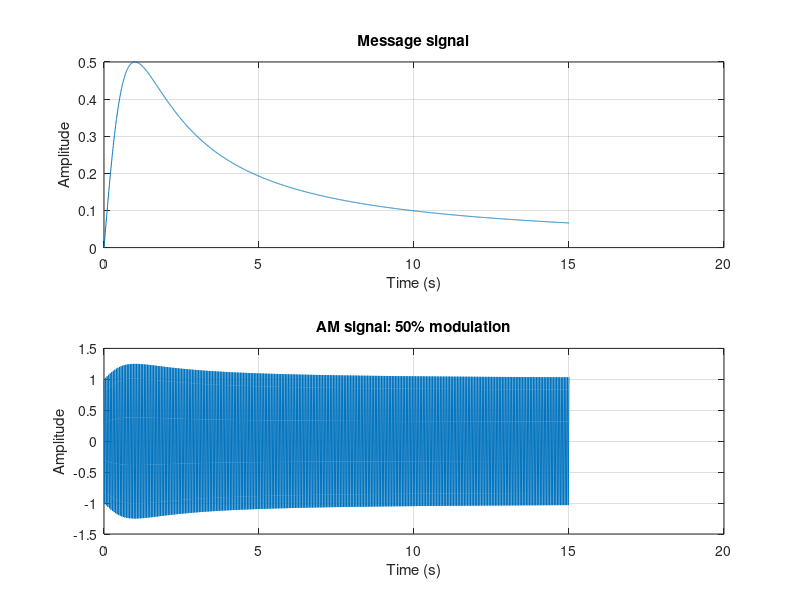
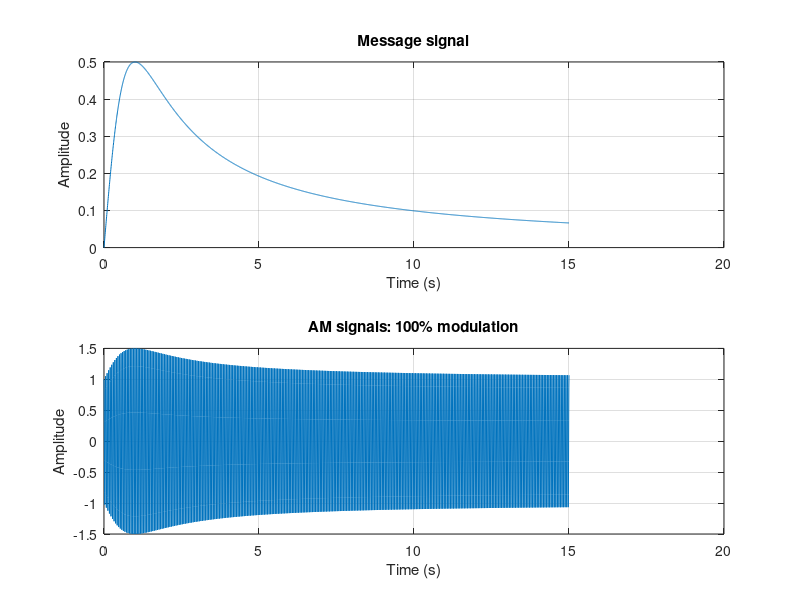
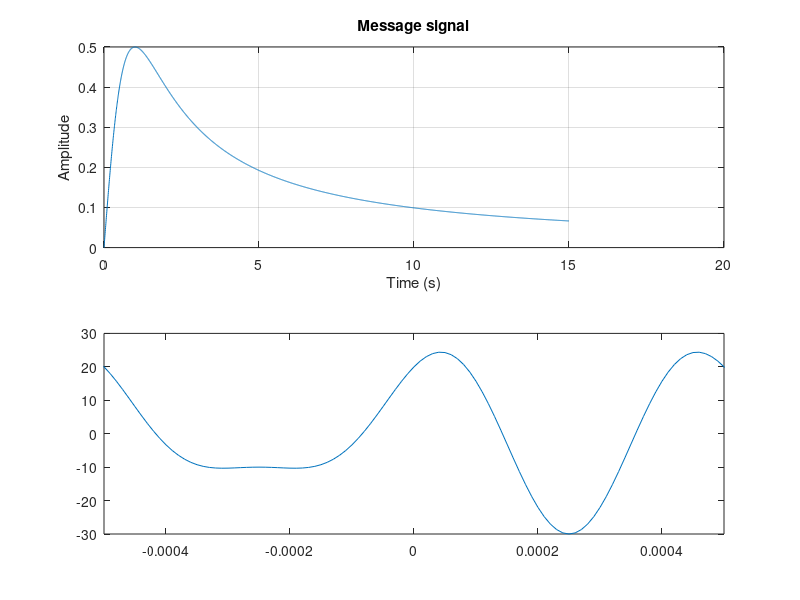

The MATLAB script that drew these images, in order:
%% Task 1
% Define parameters
fc = 20;
fs = 10 * fc;
T = 1 / fs;
t = 0:T:15;
m_t = t ./ (1 + t .^ 2);
c_t = cos(2 * pi * fc * t);

% Define sensitivity list
k_a_50 = 0.5;
k_a_100 = 1.0;
k_a_125 = 1.25;

% Define AM signals
s_t_50 = (1 + k_a_50 * m_t) .* c_t;
s_t_100 = (1 + k_a_100 * m_t) .* c_t;
s_t_125 = (1 + k_a_125 * m_t) .* c_t;

% Plot message signal and AM signals
figure
subplot(2, 1, 1)
plot(t, m_t)
grid
title('Message signal')
xlabel('Time (s)')
ylabel('Amplitude')
subplot(2, 1, 2)
plot(t, s_t_50)
grid
title('AM signal: 50% modulation')
xlabel('Time (s)')
ylabel('Amplitude')

figure
subplot(2, 1, 1)
plot(t, m_t)
grid
title('Message signal')
xlabel('Time (s)')
ylabel('Amplitude')
subplot(2, 1, 2)
plot(t, s_t_100)
grid
title('AM signals: 100% modulation')
xlabel('Time (s)')
ylabel('Amplitude')

figure
subplot(2, 1, 1)
plot(t, m_t)
grid
title('Message signal')
xlabel('Time (s)')
ylabel('Amplitude')
subplot(2, 1, 2)
plot(t, s_t_125)
grid
title('AM signal: 125% modulation')
xlabel('Time (s)')
ylabel('Amplitude')

%% Task 2
Fs = 1e5;
t = -5:1/Fs:5;
m_t = 10*sin(2*pi*3000*t) + 20*cos(2*pi*2000*t);
m_t_prime = 30000*cos(2*pi*3000*t) - 40000*sin(2*pi*2000*t);
max(m_t)
max(m_t_prime)
plot(t, m_t)
axis([-0.0005 0.0005 -30 30])